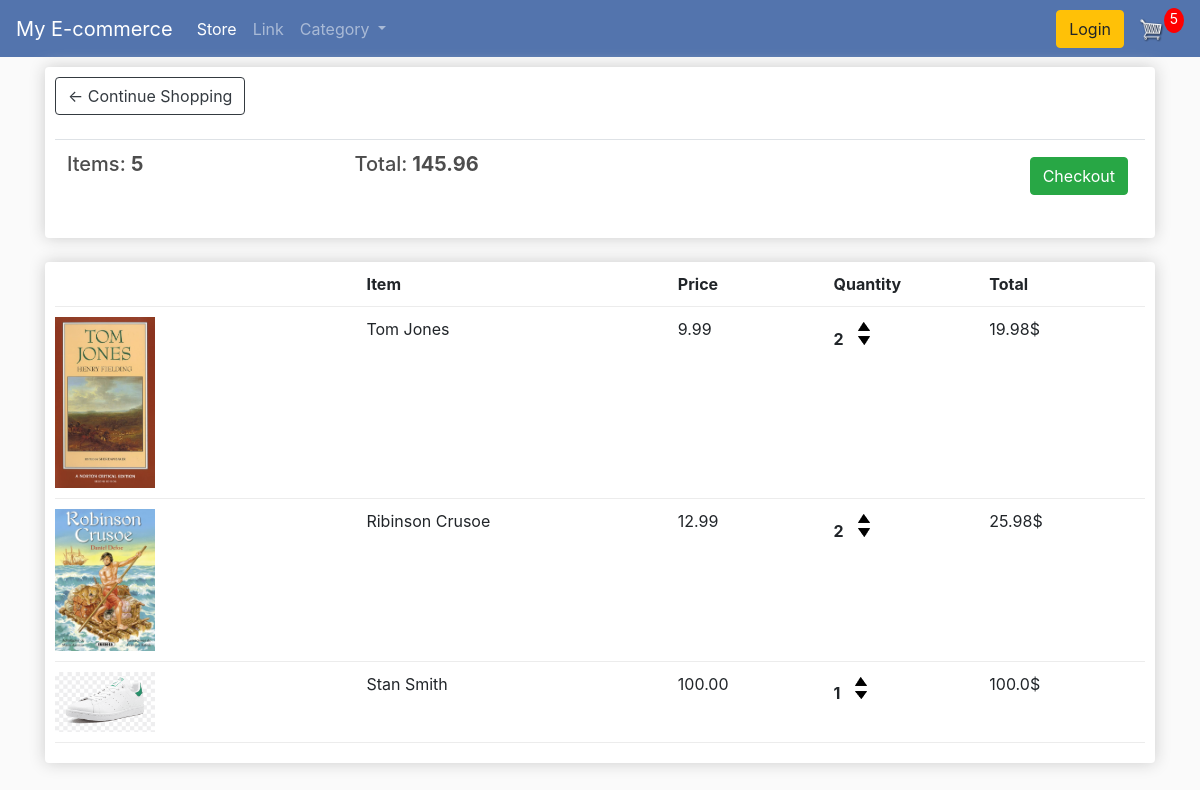
The page /cart/ (signed in) on the database as committed earlier.
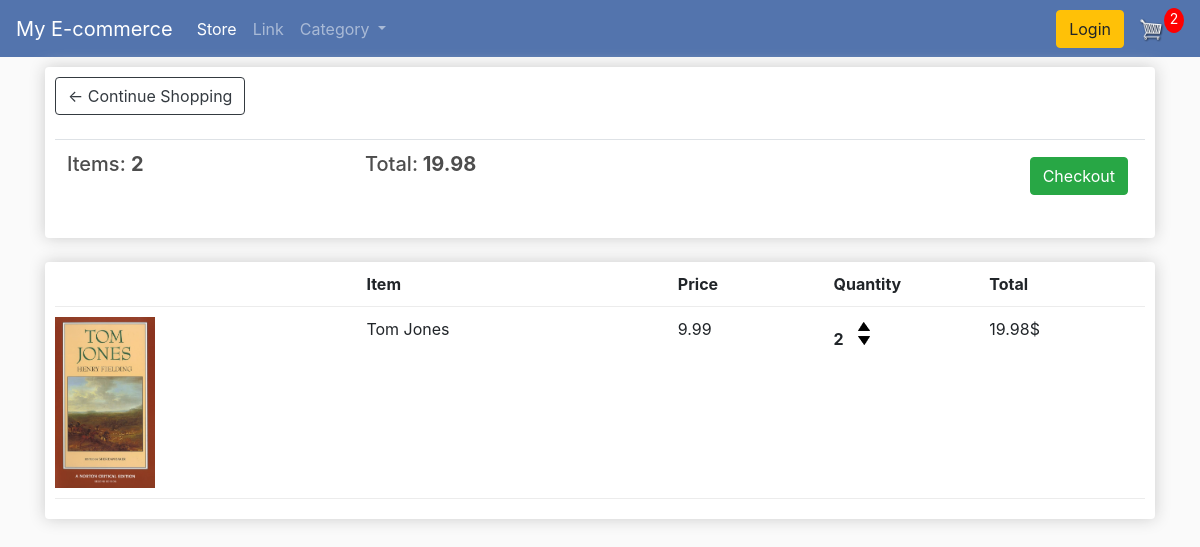
The same page on the database as committed later.
### store/models.py (models this page shows, shortened)
class Order(models.Model):
    customer = models.ForeignKey(Customer, on_delete=models.SET_NULL, null=True, blank=True)
    date_ordered = models.DateTimeField(auto_now_add=True)
    complete = models.BooleanField(default=False)
    transaction_id = models.CharField(max_length=100, null=True)
    @property
    def get_cart_tot(self):
        orderitems = self.orderitem_set.all()
        total = sum([item.get_total for item in orderitems ])
        return total
    @property
    def get_cart_items(self):
        orderitems = self.orderitem_set.all()
        total = sum([item.quantity for item in orderitems ])
        return total

class OrderItem(models.Model):
    product = models.ForeignKey(Product, on_delete = models.SET_NULL, null=True)
    order = models.ForeignKey(Order, on_delete = models.SET_NULL, null=True)
    quantity = models.IntegerField(default = 0, null = True, blank = True)
    date_added = models.DateTimeField(auto_now_add=True)
    @property
    def get_total(self):
        total = self.product.price * self.quantity
        return total

class Product(models.Model):
    name = models.CharField(max_length=200, null=True)
    price = models.FloatField()
    digital = models.BooleanField(default=False, null=True, blank=True)
    category = models.ForeignKey(Category, on_delete= models.CASCADE, default=1)
    description = models.CharField(max_length=300, default='', blank=True)
    image = models.ImageField(null=True, blank =True)
    @property
    def imageURL(self):
        try:
            url= self.image.url
        except:
            url = ''
        return url

### store/views.py (the view)
# urls.py: path('cart/', views.cart, name= "cart"),
def cart(request):
    if request.user.is_authenticated:
        customer = request.user.customer
        order, created = Order.objects.get_or_create(customer = customer, complete = False)
        items = order.orderitem_set.all()
        cartItems = order.get_cart_items
    else:
        items = []
        order = {'get_cart_tot': 0, 'get_cart_items':0, 'shipping':False}
        cartItems = order['get_cart_items']
    context = {'items' : items, 'order': order, 'cartItems': cartItems}
    return render (request, 'store/cart.html', context)

### store/templates/store/cart.html
{% extends 'store/main.html' %}
 {% load static %}
 {% static "images" as baseUrl %}
 {% block content %}
 <div class="row">
    <div class="col-lg-12">
        <div class="box-element">
            <a  class="btn btn-outline-dark" href="{% url 'store' %}">&#x2190; Continue Shopping</a>
            <br>
            <br>
            <table class="table">
                <tr>
                    <th><h5>Items: <strong>{{order.get_cart_items}}</strong></h5></th>
                    <th><h5>Total:<strong> {{order.get_cart_tot}}</strong></h5></th>
                    <th>
                        <a  style="float:right; margin:5px;" class="btn btn-success" href="{% url 'checkout' %}">Checkout</a>
                    </th>
                </tr>
            </table>
        </div>
        <br>
        <div class="box-element">
            <div class="cart-row">
                <div style="flex:2"></div>
                <div style="flex:2"><strong>Item</strong></div>
                <div style="flex:1"><strong>Price</strong></div>
                <div style="flex:1"><strong>Quantity</strong></div>
                <div style="flex:1"><strong>Total</strong></div>
            </div>
            {% for item in items %}
            <div class="cart-row">
                <div style="flex:2"><img class="row-image" src="{{ item.product.imageURL }}"></div>
                <div style="flex:2">{{item.product.name}}</div>
                <div style="flex:1">{{item.product.price|floatformat:2}}</div>
                <div style="flex:1">
                    <p class="quantity">{{item.quantity}}</p>
                    <div class="quantity">
                        <img data-product={{item.product.id}} data-action="add"  class="chg-quantity update-cart" src="{% static  'images/arrow-up.png' %}">
                        <img data-product={{item.product.id}} data-action="remove" class="chg-quantity update-cart" src="{% static  'images/arrow-down.png' %}">
                    </div>
                </div>
                <div style="flex:1"><p>{{item.get_total}}$</p></div>
            </div>
            {% endfor %}
        </div>
    </div>
</div>
 {% endblock content %}

Rows that differ between the two databases and show on the page:
removed OrderItem: product.imageURL (picture), product.name "Ribinson Crusoe", product.price "12.99", quantity "2", get_total "25.98"
removed OrderItem: product.imageURL (picture), product.name "Stan Smith", product.price "100.00", quantity "1", get_total "100.0"
computed for Order: get_cart_items "5" → "2"; get_cart_tot "145.96" → "19.98"
Other text that changed with them:
{{ cartItems }}: "5" → "2"
